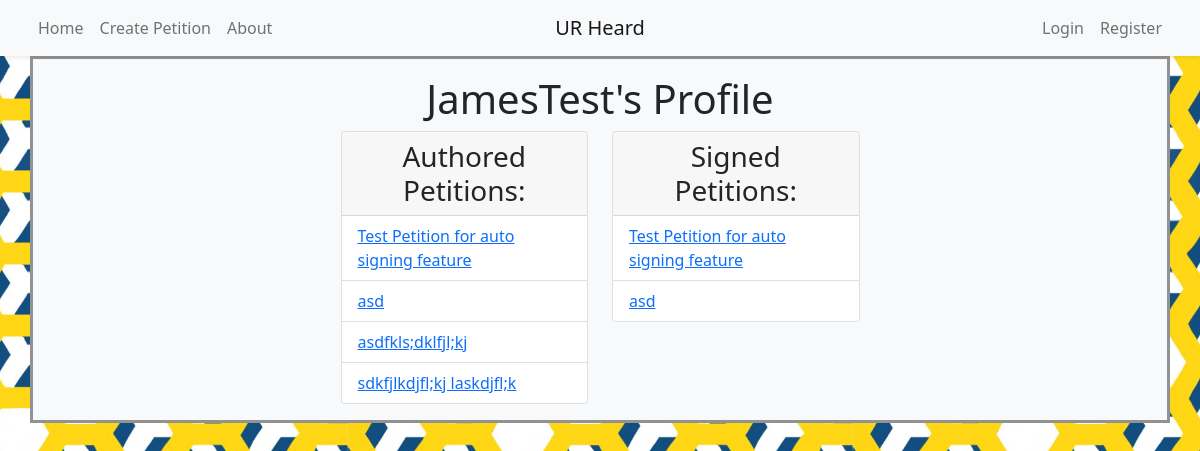
Before: /profile/1 with the older database file.
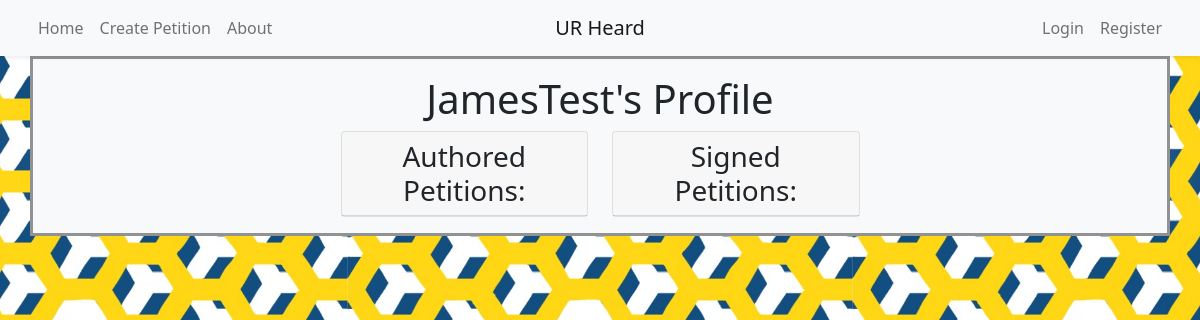
After: the same page with the newer database file.
### models.py (models this page shows, shortened)
class User(UserMixin, db.Model):
	__tablename__ = 'user'
	id = db.Column(db.Integer, primary_key=True)
	name = db.Column(db.String(50), nullable=False, unique=True, index=True)
	email = db.Column(db.String(50), unique=True, index=True)
	password_hash = db.Column(db.String(128))
	@property
	def password(self):
		raise AttributeError('password is not a readable attribute')

class Petition(db.Model):
	__tablename__ = 'petition'
	id = db.Column(db.Integer, primary_key=True)
	title = db.Column(db.String(80), nullable=False)
	body = db.Column(db.Text, nullable=False)
	author_id = db.Column(db.Integer, db.ForeignKey('user.id'), nullable=False)
	author = db.relationship('User', backref='petition')
	timestamp = db.Column(db.DateTime, default=datetime.utcnow)
	signers = db.relationship('User', secondary=signature, backref='signed_petitions')
	initial_signatures = 0
	signature_count = db.Column(db.Integer, default=initial_signatures)

### app.py (the view)
@app.route('/profile/<int:id>')
def profile(id):
	current_profile = User.query.get_or_404(id)
	return render_template('profile.html', current_profile=current_profile)

### templates/profile.html (shortened to what this page needs)
{% extends "base.html" %}
{% block content %}
	<header class="page-header">
		<h1 class="text-center">{{ current_profile.name}}'s Profile</h1>
	</header>
	<div class="row w-50 mx-auto">
		<div class="column w-50">
			<div class="card">
				<h3 class="card-header text-center">Authored Petitions:</h3>
				<ul class="list-group list-group-flush">
					{% for petition in current_profile.petition|reverse %}
						<li class="list-group-item"><a href="{{ url_for ('petition', id=petition.id) }}">{{petition.title}}</a></li>
					{% endfor %}
				</ul>
			</div>
		</div>
		<div class="column w-50">
			<div class="card">
				<h3 class="card-header text-center">Signed Petitions:</h3>
				<ul class="list-group list-group-flush">
					{% for petition in current_profile.signed_petitions|reverse %}
						<li class="list-group-item"><a href="{{ url_for ('petition', id=petition.id) }}">{{petition.title}}</a></li>
					{% endfor %}
				</ul>
			</div>
		</div>
	</div>
{% endblock content %}

### templates/base.html (shortened to what this page needs)
{% from 'bootstrap/nav.html' import render_nav_item %}
{% from 'bootstrap/utils.html' import render_messages %}
{% import "bootstrap/form.html" as wtf %}
<!DOCTYPE html>
<html lang="en">
	<head>
		{% block head %}
			{% block styles %}
				<link href="https://cdn.jsdelivr.net/npm/bootstrap@5.0.0-beta1/dist/css/bootstrap.min.css" rel="stylesheet">
			{% endblock styles %}
		{% endblock head %}
	</head>
	<body>
		<nav class="navbar navbar-expand-sm bg-light navbar-light sticky-top shadow-sm">
			<div class="container justify-content-around px-0">
				<ul class="navbar-nav ml-auto w-50">
					{{ render_nav_item('index', 'Home', use_li=True) }}
					{{ render_nav_item('create', 'Create Petition', use_li=True) }}
					{{ render_nav_item('about', 'About', use_li=True) }}
				</ul>
				<a href="/" class="navbar-brand mx-auto d-block text-center w-25">UR Heard</a>
				<ul class="navbar-nav mr-auto w-50 justify-content-end">
					{% if current_user.is_authenticated %}
						{{ render_nav_item('profile', current_user.name, use_li=True, id=current_user.id) }}
						{{ render_nav_item('logout', 'Logout', use_li=True) }}
					{% else %}
						{{ render_nav_item('login', 'Login', use_li=True) }}
						{{ render_nav_item('register', 'Register', use_li=True) }}
					{% endif %}
				</ul>
			</div>
		</nav>
		<div class="container bg-light" id="shadow">
			<div class="container bg-light" id="content">
			{% block content %}
			{% endblock content %}
			</div>
		</div>
	</body>
</html>

Changed rows visible on the page:
removed Petition: title "Test Petition for auto signing feature"
removed Petition: title "asd"
removed Petition: title "asdfkls;dklfjl;kj", shown under "Authored Petitions:"
removed Petition: title "sdkfjlkdjfl;kj laskdjfl;k", shown under "Authored Petitions:"
